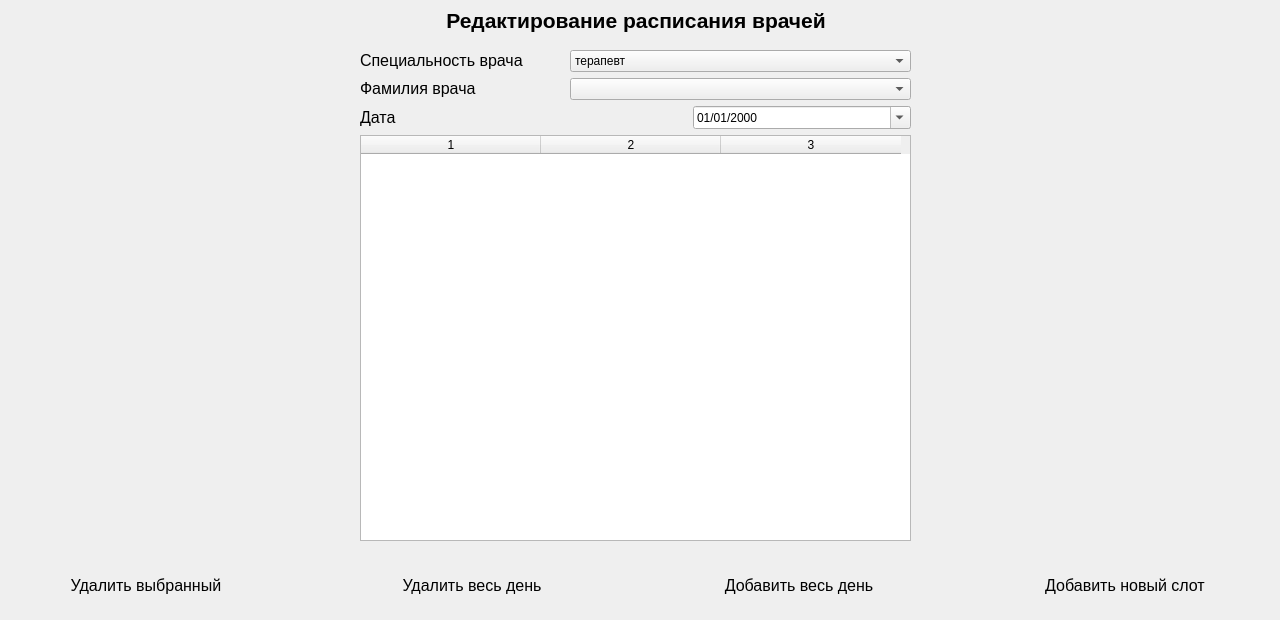
      <widget class="QWidget" name="DoctorScheduleTab">
       <attribute name="title">
        <string>Расписание врачей</string>
       </attribute>
       <widget class="QWidget" name="verticalLayoutWidget_12">
        <property name="geometry">
         <rect>
          <x>360</x>
          <y>50</y>
          <width>551</width>
          <height>491</height>
         </rect>
        </property>
        <layout class="QVBoxLayout" name="verticalLayout_29" stretch="1,1,1,6">
         <item>
          <layout class="QHBoxLayout" name="horizontalLayout_114" stretch="3,5">
           <property name="spacing">
            <number>6</number>
           </property>
           <item>
            <widget class="QLabel" name="label_97">
             <property name="text">
              <string>&lt;html&gt;&lt;head/&gt;&lt;body&gt;&lt;p&gt;&lt;span style=&quot; font-size:12pt;&quot;&gt;Специальность врача&lt;/span&gt;&lt;/p&gt;&lt;/body&gt;&lt;/html&gt;</string>
             </property>
            </widget>
           </item>
           <item>
            <widget class="QComboBox" name="ScheduleEditDoctorSpecialization">
             <item>
              <property name="text">
               <string>терапевт</string>
              </property>
             </item>
             <item>
              <property name="text">
               <string>лаборант</string>
              </property>
             </item>
             <item>
              <property name="text">
               <string>кардиолог</string>
              </property>
             </item>
             <item>
              <property name="text">
               <string>офтальмолог</string>
              </property>
             </item>
            </widget>
           </item>
          </layout>
         </item>
         <item>
          <layout class="QHBoxLayout" name="horizontalLayout_115" stretch="3,5">
           <property name="spacing">
            <number>6</number>
           </property>
           <item>
            <widget class="QLabel" name="label_98">
             <property name="text">
              <string>&lt;html&gt;&lt;head/&gt;&lt;body&gt;&lt;p&gt;&lt;span style=&quot; font-size:12pt;&quot;&gt;Фамилия врача&lt;/span&gt;&lt;/p&gt;&lt;/body&gt;&lt;/html&gt;</string>
             </property>
            </widget>
           </item>
           <item>
            <widget class="QComboBox" name="ScheduleEditDoctorLastName"/>
           </item>
          </layout>
         </item>
         <item>
          <layout class="QHBoxLayout" name="horizontalLayout_116" stretch="3,2">
           <property name="spacing">
            <number>6</number>
           </property>
           <item>
            <widget class="QLabel" name="label_99">
             <property name="text">
              <string>&lt;html&gt;&lt;head/&gt;&lt;body&gt;&lt;p&gt;&lt;span style=&quot; font-size:12pt;&quot;&gt;Дата&lt;/span&gt;&lt;/p&gt;&lt;/body&gt;&lt;/html&gt;</string>
             </property>
            </widget>
           </item>
           <item>
            <widget class="QDateEdit" name="ScheduleEditDate">
             <property name="displayFormat">
              <string>dd/MM/yyyy</string>
             </property>
             <property name="calendarPopup">
              <bool>true</bool>
             </property>
            </widget>
           </item>
          </layout>
         </item>
         <item>
          <widget class="QTableWidget" name="ScheduleEditTable">
           <property name="horizontalScrollBarPolicy">
            <enum>Qt::ScrollBarAlwaysOff</enum>
           </property>
           <property name="columnCount">
            <number>3</number>
           </property>
           <attribute name="horizontalHeaderDefaultSectionSize">
            <number>180</number>
           </attribute>
           <attribute name="verticalHeaderVisible">
            <bool>false</bool>
           </attribute>
           <column/>
           <column/>
           <column/>
          </widget>
         </item>
        </layout>
       </widget>
       <widget class="QWidget" name="horizontalLayoutWidget_33">
        <property name="geometry">
         <rect>
          <x>50</x>
          <y>560</y>
          <width>1171</width>
          <height>51</height>
         </rect>
        </property>
        <layout class="QHBoxLayout" name="horizontalLayout_113" stretch="3,2,3,2,3,2,3">
         <item>
          <widget class="QPushButton" name="ScheduleEditDeleteChosenButton">
           <property name="sizePolicy">
            <sizepolicy hsizetype="Minimum" vsizetype="Preferred">
             <horstretch>0</horstretch>
             <verstretch>0</verstretch>
            </sizepolicy>
           </property>
           <property name="font">
            <font>
             <pointsize>12</pointsize>
            </font>
           </property>
           <property name="styleSheet">
            <string notr="true">border-radius: 25px;</string>
           </property>
           <property name="text">
            <string>Удалить выбранный</string>
           </property>
          </widget>
         </item>
         <item>
          <spacer name="horizontalSpacer_47">
           <property name="orientation">
            <enum>Qt::Horizontal</enum>
           </property>
           <property name="sizeHint" stdset="0">
            <size>
             <width>40</width>
             <height>20</height>
            </size>
           </property>
          </spacer>
         </item>
         <item>
          <widget class="QPushButton" name="ScheduleEditDeleteDayButton">
           <property name="sizePolicy">
            <sizepolicy hsizetype="Minimum" vsizetype="Preferred">
             <horstretch>0</horstretch>
             <verstretch>0</verstretch>
            </sizepolicy>
           </property>
           <property name="font">
            <font>
             <pointsize>12</pointsize>
            </font>
           </property>
           <property name="styleSheet">
            <string notr="true">border-radius: 25px;</string>
           </property>
           <property name="text">
            <string>Удалить весь день</string>
           </property>
          </widget>
         </item>
         <item>
          <spacer name="horizontalSpacer_3">
           <property name="orientation">
            <enum>Qt::Horizontal</enum>
           </property>
           <property name="sizeHint" stdset="0">
            <size>
             <width>40</width>
             <height>20</height>
            </size>
           </property>
          </spacer>
         </item>
         <item>
          <widget class="QPushButton" name="ScheduleEditAddDayButton">
           <property name="sizePolicy">
            <sizepolicy hsizetype="Minimum" vsizetype="Preferred">
             <horstretch>0</horstretch>
             <verstretch>0</verstretch>
            </sizepolicy>
           </property>
           <property name="font">
            <font>
             <pointsize>12</pointsize>
            </font>
           </property>
           <property name="styleSheet">
            <string notr="true">border-radius: 25px;</string>
           </property>
           <property name="text">
            <string>Добавить весь день</string>
           </property>
          </widget>
         </item>
         <item>
          <spacer name="horizontalSpacer_48">
           <property name="orientation">
            <enum>Qt::Horizontal</enum>
           </property>
           <property name="sizeHint" stdset="0">
            <size>
             <width>40</width>
             <height>20</height>
            </size>
           </property>
          </spacer>
         </item>
         <item>
          <widget class="QPushButton" name="ScheduleEditAddSlotButton">
           <property name="sizePolicy">
            <sizepolicy hsizetype="Minimum" vsizetype="Preferred">
             <horstretch>0</horstretch>
             <verstretch>0</verstretch>
            </sizepolicy>
           </property>
           <property name="font">
            <font>
             <pointsize>12</pointsize>
            </font>
           </property>
           <property name="styleSheet">
            <string notr="true">border-radius: 25px;</string>
           </property>
           <property name="text">
            <string>Добавить новый слот</string>
           </property>
          </widget>
         </item>
        </layout>
       </widget>
       <widget class="QWidget" name="horizontalLayoutWidget_34">
        <property name="geometry">
         <rect>
          <x>0</x>
          <y>0</y>
          <width>1271</width>
          <height>41</height>
         </rect>
        </property>
        <layout class="QHBoxLayout" name="horizontalLayout_118">
         <item>
          <spacer name="horizontalSpacer_51">
           <property name="orientation">
            <enum>Qt::Horizontal</enum>
           </property>
           <property name="sizeHint" stdset="0">
            <size>
             <width>40</width>
             <height>20</height>
            </size>
           </property>
          </spacer>
         </item>
         <item>
          <widget class="QLabel" name="label_100">
           <property name="text">
            <string>&lt;html&gt;&lt;head/&gt;&lt;body&gt;&lt;p align=&quot;center&quot;&gt;&lt;span style=&quot; font-size:16pt; font-weight:600;&quot;&gt;Редактирование расписания врачей&lt;/span&gt;&lt;/p&gt;&lt;/body&gt;&lt;/html&gt;</string>
           </property>
          </widget>
         </item>
         <item>
          <spacer name="horizontalSpacer_52">
           <property name="orientation">
            <enum>Qt::Horizontal</enum>
           </property>
           <property name="sizeHint" stdset="0">
            <size>
             <width>40</width>
             <height>20</height>
            </size>
           </property>
          </spacer>
         </item>
        </layout>
       </widget>
      </widget>
